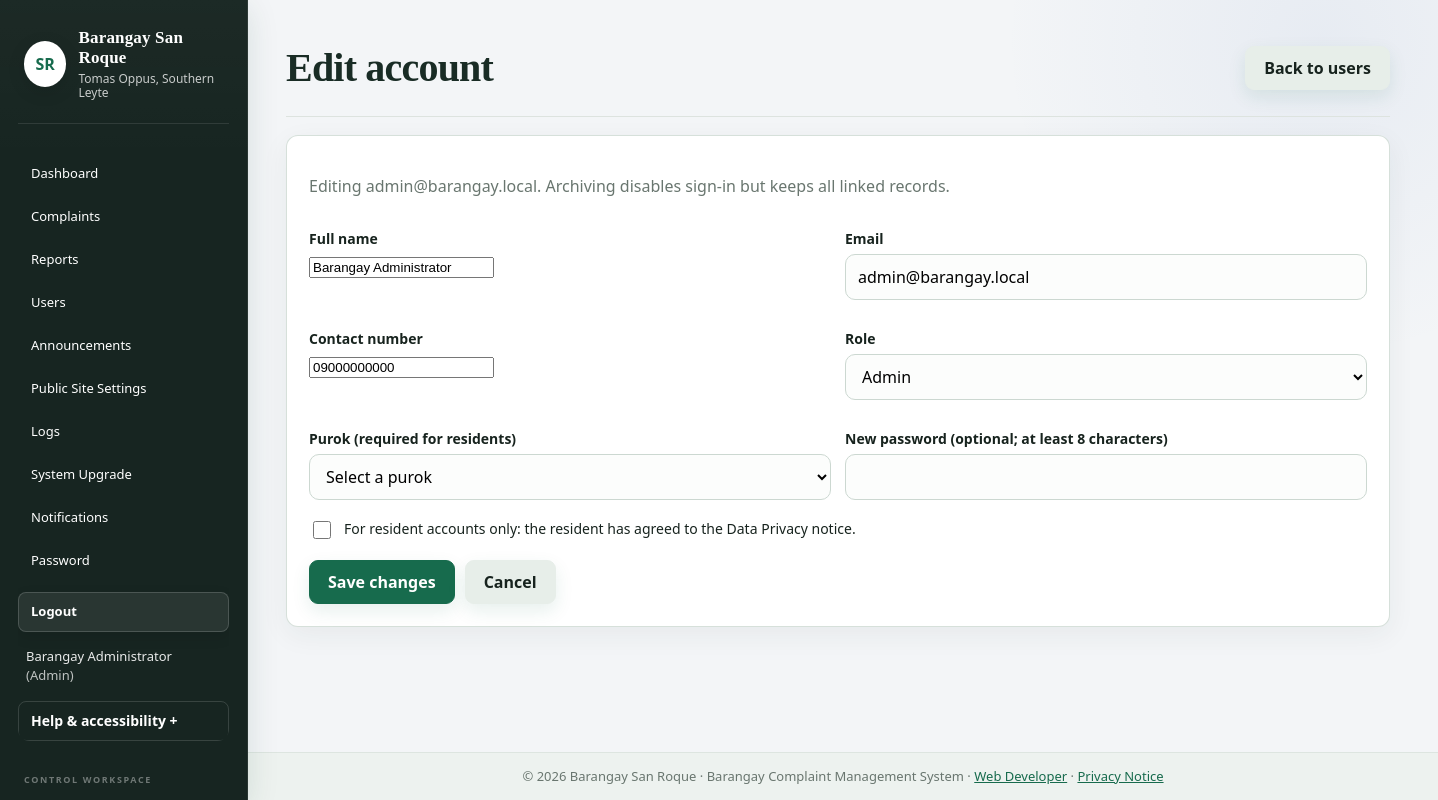
/admin/edit_user.php?id=1 (signed in), run on the app's committed database.
### tables this page shows
CREATE TABLE users (
  id             INT AUTO_INCREMENT PRIMARY KEY,
  full_name      VARCHAR(100) NOT NULL,
  email          VARCHAR(120) NOT NULL UNIQUE,
  contact_number VARCHAR(11)  NOT NULL,
  purok          VARCHAR(100) NOT NULL,
  password_hash  VARCHAR(255) NOT NULL,
  role           ENUM('resident','official','admin') NOT NULL DEFAULT 'resident',
  is_active      TINYINT(1)   NOT NULL DEFAULT 1,
  privacy_consent_at DATETIME NULL,
  privacy_notice_version VARCHAR(20) NULL,
  created_at     DATETIME     NOT NULL DEFAULT CURRENT_TIMESTAMP
);

### includes/functions.php (called while the page is built, shortened)
<?php
function e($value): string
{
    return htmlspecialchars((string)$value, ENT_QUOTES, 'UTF-8');
}
function base_url(): string
{
    static $base = null;
    if ($base !== null) {
        return $base;
    }
    $root = realpath(__DIR__ . '/..');
    $doc  = !empty($_SERVER['DOCUMENT_ROOT']) ? realpath($_SERVER['DOCUMENT_ROOT']) : false;
    if ($root && $doc) {
        $root = str_replace('\\', '/', $root);
        $doc  = str_replace('\\', '/', $doc);
    }
    return $base = '';
}
function url(string $path = ''): string
{
    return base_url() . '/' . ltrim($path, '/');
}
function rows(string $sql, array $params = []): array
{
    $st = db()->prepare($sql);
    $st->execute($params);
    return $st->fetchAll();
}
function row(string $sql, array $params = [])
{
    $st = db()->prepare($sql);
    $st->execute($params);
    $r = $st->fetch();
    return $r === false ? null : $r;
}
function scalar(string $sql, array $params = [])
{
    $st = db()->prepare($sql);
    $st->execute($params);
    return $st->fetchColumn();
}
function site_settings(): array
{
    static $settings = null;
    if ($settings !== null) {
        return $settings;
    }
    $settings = [];
    $tableExists = (int)scalar(
        'SELECT COUNT(*) FROM information_schema.TABLES WHERE TABLE_SCHEMA = DATABASE() AND TABLE_NAME = ?',
        ['site_settings']
    );
    if ($tableExists) {
        foreach (rows('SELECT setting_key, setting_value FROM site_settings') as $setting) {
            $settings[$setting['setting_key']] = $setting['setting_value'];
        }
    }
    return $settings;
}
function site_setting(string $key, string $fallback = ''): string
{
    $settings = site_settings();
    return array_key_exists($key, $settings) ? (string)$settings[$key] : $fallback;
}
function site_asset_url(string $key): string
{
    $path = site_setting($key);
    if (!preg_match('#^uploads/site/[a-f0-9]{32}\.(jpg|png)$#D', $path)) {
        return '';
    }
    return url($path);
}
function current_user()
{
    static $user = false;
    if ($user !== false) {
        return $user;
    }
    $u = row('SELECT id, full_name, email, contact_number, purok, role, is_active FROM users WHERE id = ?',
             [$_SESSION['user_id']]);
    return $user = $u;
}
function home_for_role(string $role): string
{
    return $role === 'resident' ? 'resident/dashboard.php' : 'admin/dashboard.php';
}
function require_login(array $roles = []): array
{
    $u = current_user();
    return $u;
}
function unread_count(int $userId): int
{
    static $hasArchiveColumn = null;
    if ($hasArchiveColumn === null) {
        $hasArchiveColumn = (bool)scalar(
            'SELECT COUNT(*) FROM information_schema.COLUMNS WHERE TABLE_SCHEMA = DATABASE()
             AND TABLE_NAME = ? AND COLUMN_NAME = ?',
            ['complaints', 'archived_at']
        );
    }
    $officialScope = $hasArchiveColumn ? '(c.assigned_to = u.id AND c.archived_at IS NULL)' : 'c.assigned_to = u.id';
    return (int)scalar(
        'SELECT COUNT(*) FROM notifications n
         JOIN users u ON u.id = n.user_id
         LEFT JOIN complaints c ON c.id = n.complaint_id
         WHERE n.user_id = ? AND n.is_read = 0
           AND (u.role <> "official" OR n.complaint_id IS NULL OR ' . $officialScope . ')',
        [$userId]
    );
}

### config/database.php (called while the page is built)
<?php
function db(): PDO
{
    static $pdo = null;
    if ($pdo === null) {
        $dsn = 'mysql:host=' . DB_HOST . ';dbname=' . DB_NAME . ';charset=utf8mb4';
        try {
            $pdo = new PDO($dsn, DB_USER, DB_PASS, [
                PDO::ATTR_ERRMODE            => PDO::ERRMODE_EXCEPTION,
                PDO::ATTR_DEFAULT_FETCH_MODE => PDO::FETCH_ASSOC,
                PDO::ATTR_EMULATE_PREPARES   => false,
            ]);
        } catch (PDOException $e) {
            http_response_code(500);
            exit('Database connection failed. Make sure MySQL is running in XAMPP and that you imported database.sql in phpMyAdmin.');
        }
    }
    return $pdo;
}

### admin/edit_user.php (the view, shortened to what this page needs)
<?php
require_once __DIR__ . '/../includes/init.php';
$u = require_login(['admin']);
$id = (int)($_GET['id'] ?? $_POST['user_id'] ?? 0);
$target = row('SELECT id, full_name, email, contact_number, purok, role, is_active,
                      privacy_consent_at, privacy_notice_version
               FROM users WHERE id = ?', [$id]);
$data = [
    'full_name' => $target['full_name'],
    'email' => $target['email'],
    'contact_number' => $target['contact_number'],
    'purok' => $target['purok'],
    'role' => $target['role'],
];
require __DIR__ . '/../includes/header.php';
?>
<div class="page-head">
    <h1>Edit account</h1>
    <a class="btn btn-light" href="<?= e(url('admin/users.php')) ?>">Back to users</a>
</div>
<div class="card">
    <p class="muted">Editing <?= e($target['email']) ?>. Archiving disables sign-in but keeps all linked records.</p>
    <form method="post">
        <div class="grid-2">
            <div><label for="full_name">Full name</label><input id="full_name" name="full_name" maxlength="100" value="<?= e($data['full_name']) ?>" required></div>
            <div><label for="email">Email</label><input id="email" type="email" name="email" maxlength="120" value="<?= e($data['email']) ?>" required></div>
            <div><label for="contact_number">Contact number</label><input id="contact_number" name="contact_number" maxlength="11" value="<?= e($data['contact_number']) ?>" required></div>
            <div><label for="role">Role</label>
                <select id="role" name="role">
                    <?php foreach (['resident' => 'Resident', 'official' => 'Official', 'admin' => 'Admin'] as $value => $label): ?>
                        <option value="<?= e($value) ?>" <?= $data['role'] === $value ? 'selected' : '' ?>><?= e($label) ?></option>
                    <?php endforeach; ?>
                </select>
            </div>
            <div><label for="purok">Purok (required for residents)</label>
                <select id="purok" name="purok"><option value="">Select a purok</option>
                </select>
            </div>
            <div><label for="new_password">New password (optional; at least 8 characters)</label><input id="new_password" type="password" name="new_password" autocomplete="new-password"></div>
        </div>
        <?php if (!$target['privacy_consent_at']): ?>
            <label class="consent-check"><input type="checkbox" name="privacy_consent" value="1">
                <span>For resident accounts only: the resident has agreed to the Data Privacy notice.</span></label>
        <?php else: ?>
            <p class="muted">Privacy notice consent recorded <?= e(fmt_date($target['privacy_consent_at'])) ?> (<?= e($target['privacy_notice_version']) ?>).</p>
        <?php endif; ?>
        <div class="actions"><button class="btn" type="submit">Save changes</button>
            <a class="btn btn-light" href="<?= e(url('admin/users.php')) ?>">Cancel</a></div>
    </form>
</div>
<?php require __DIR__ . '/../includes/footer.php'; ?>

### includes/header.php (shortened to what this page needs)
<?php
$u      = current_user();
$cur    = basename($_SERVER['SCRIPT_NAME']);
$unread = $u ? unread_count((int)$u['id']) : 0;
$publicBarangayName = site_setting('barangay_name', BARANGAY_NAME);
$publicBarangayPlace = site_setting('barangay_place', BARANGAY_PLACE);
$logoUrl = site_asset_url('logo_image');
function nav_link(string $path, string $label, string $cur, string $extra = '', string $key = ''): string
{
    $active = (basename($path) === $cur) ? ' class="active"' : '';
    return '<a' . $active . ' href="' . e(url($path)) . '"><span data-i18n="' . e($key) . '">' . e($label) . '</span>' . $extra . '</a>';
}
?>
<!DOCTYPE html>
<html lang="en">
<head>
    <link rel="stylesheet" href="<?= e(url('assets/css/style.css')) ?>?v=<?= filemtime(__DIR__ . '/../assets/css/style.css') ?>">
</head>
<body data-page="<?= e($cur) ?>" class="<?= e(!$u ? 'role-public' : ($u['role'] === 'resident' ? 'role-resident' : 'role-admin')) ?>">
<header class="topbar">
    <div class="topbar-inner">
        <a class="brand" href="<?= e(url($u ? home_for_role($u['role']) : 'index.php')) ?>">
            <?php if ($logoUrl !== ''): ?><img class="logo logo-image" src="<?= e($logoUrl) ?>" alt=""><?php else: ?><span class="logo">SR</span><?php endif; ?>
            <span class="brand-text"><strong><?= e($publicBarangayName) ?></strong><small><?= e($publicBarangayPlace) ?></small></span>
        </a>
        <nav class="nav" id="main-navigation" aria-label="Main navigation">
            <?php if (!$u): ?>
                <?= nav_link('index.php', 'Home', $cur, '', 'nav.home') ?>
                <?= nav_link('developer.php', 'Web Developer', $cur) ?>
                <?= nav_link('auth/login.php', 'Login', $cur, '', 'nav.login') ?>
                <a class="btn-nav<?= $cur === 'register.php' ? ' active' : '' ?>" href="<?= e(url('auth/register.php')) ?>"><span data-i18n="nav.register">Register</span></a>
            <?php else: ?>
                <?= nav_link('admin/dashboard.php', 'Dashboard', $cur, '', 'nav.dashboard') ?>
                <?= nav_link('admin/complaints.php', 'Complaints', $cur, '', 'nav.complaints') ?>
                <?= nav_link('admin/reports.php', 'Reports', $cur, '', 'nav.reports') ?>
                <?php if ($u['role'] === 'admin'): ?>
                    <?= nav_link('admin/users.php', 'Users', $cur, '', 'nav.users') ?>
                    <?= nav_link('admin/announcements.php', 'Announcements', $cur) ?>
                    <?= nav_link('admin/site_settings.php', 'Public Site Settings', $cur) ?>
                    <?= nav_link('admin/activity_logs.php', 'Logs', $cur, '', 'nav.logs') ?>
                    <?= nav_link('admin/database_upgrade.php', 'System Upgrade', $cur) ?>
                <?php endif; ?>
                <?= nav_link('notifications.php', 'Notifications', $cur, $unread ? ' <span class="count">' . $unread . '</span>' : '', 'nav.notifications') ?>
                <?= nav_link('auth/change_password.php', 'Password', $cur, '', 'nav.password') ?>
                <span class="who"><?= e($u['full_name']) ?> <em>(<?= e(ucfirst($u['role'])) ?>)</em></span>
                <a class="btn-nav" href="<?= e(url('auth/logout.php')) ?>"><span data-i18n="nav.logout">Logout</span></a>
            <?php endif; ?>
            <button type="button" class="access-trigger" id="open-accessibility" aria-haspopup="dialog" aria-controls="accessibility-dialog">
                <span data-i18n="access.open">Help &amp; accessibility</span><span aria-hidden="true"> +</span>
            </button>
        </nav>
    </div>
</header>
<main class="container" id="main-content" tabindex="-1">

### data on the page
users: full_name "Barangay Administrator", role "Admin", email "admin@barangay.local"

### other printed values
$publicBarangayName "Barangay San Roque"
$publicBarangayPlace "Tomas Oppus, Southern Leyte"
$label "Dashboard Complaints Reports Users Announcements Public Site Settings Logs System Upgrade Notifications Password"
site_setting('barangay_name', BARANGAY_NAME) "Barangay San Roque"
APP_NAME "Barangay Complaint Management System"
form field role "Admin"
